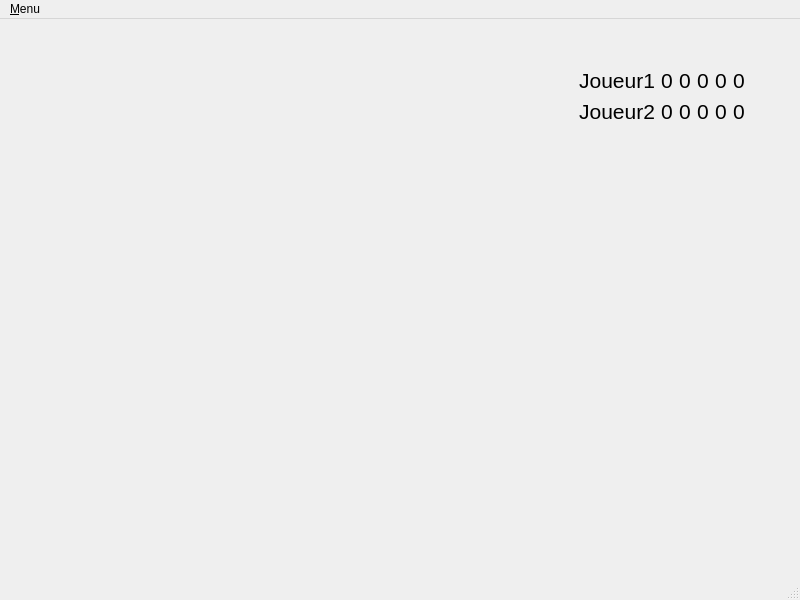
<?xml version="1.0" encoding="UTF-8"?>
<ui version="4.0">
 <class>MainWindow</class>
 <widget class="QMainWindow" name="MainWindow">
  <property name="geometry">
   <rect>
    <x>0</x>
    <y>0</y>
    <width>800</width>
    <height>600</height>
   </rect>
  </property>
  <property name="windowTitle">
   <string>Pong en couleur</string>
  </property>
  <widget class="QWidget" name="centralwidget">
   <layout class="QGridLayout" name="gridLayout_2">
    <item row="0" column="0">
     <layout class="QGridLayout" name="gridLayout">
      <item row="0" column="3">
       <spacer name="verticalSpacer">
        <property name="orientation">
         <enum>Qt::Vertical</enum>
        </property>
        <property name="sizeType">
         <enum>QSizePolicy::Fixed</enum>
        </property>
        <property name="sizeHint" stdset="0">
         <size>
          <width>20</width>
          <height>40</height>
         </size>
        </property>
       </spacer>
      </item>
      <item row="1" column="3">
       <layout class="QGridLayout" name="tableauGridLayout">
        <item row="0" column="0">
         <widget class="QLabel" name="joueur1label">
          <property name="font">
           <font>
            <pointsize>16</pointsize>
           </font>
          </property>
          <property name="text">
           <string>Joueur1</string>
          </property>
          <property name="alignment">
           <set>Qt::AlignCenter</set>
          </property>
         </widget>
        </item>
        <item row="0" column="1">
         <widget class="QLabel" name="joueur1set1label">
          <property name="font">
           <font>
            <pointsize>16</pointsize>
           </font>
          </property>
          <property name="text">
           <string>0</string>
          </property>
          <property name="alignment">
           <set>Qt::AlignCenter</set>
          </property>
         </widget>
        </item>
        <item row="0" column="2">
         <widget class="QLabel" name="joueur1set2label">
          <property name="font">
           <font>
            <pointsize>16</pointsize>
           </font>
          </property>
          <property name="text">
           <string>0</string>
          </property>
          <property name="alignment">
           <set>Qt::AlignCenter</set>
          </property>
         </widget>
        </item>
        <item row="0" column="3">
         <widget class="QLabel" name="joueur1set3label">
          <property name="font">
           <font>
            <pointsize>16</pointsize>
           </font>
          </property>
          <property name="text">
           <string>0</string>
          </property>
          <property name="alignment">
           <set>Qt::AlignCenter</set>
          </property>
         </widget>
        </item>
        <item row="0" column="4">
         <widget class="QLabel" name="joueur1set4label">
          <property name="font">
           <font>
            <pointsize>16</pointsize>
           </font>
          </property>
          <property name="text">
           <string>0</string>
          </property>
          <property name="alignment">
           <set>Qt::AlignCenter</set>
          </property>
         </widget>
        </item>
        <item row="0" column="5">
         <widget class="QLabel" name="joueur1set5label">
          <property name="font">
           <font>
            <pointsize>16</pointsize>
           </font>
          </property>
          <property name="text">
           <string>0</string>
          </property>
          <property name="alignment">
           <set>Qt::AlignCenter</set>
          </property>
         </widget>
        </item>
        <item row="1" column="0">
         <widget class="QLabel" name="joueur2label">
          <property name="font">
           <font>
            <pointsize>16</pointsize>
           </font>
          </property>
          <property name="text">
           <string>Joueur2</string>
          </property>
          <property name="alignment">
           <set>Qt::AlignCenter</set>
          </property>
         </widget>
        </item>
        <item row="1" column="1">
         <widget class="QLabel" name="joueur2set1label">
          <property name="font">
           <font>
            <pointsize>16</pointsize>
           </font>
          </property>
          <property name="text">
           <string>0</string>
          </property>
          <property name="alignment">
           <set>Qt::AlignCenter</set>
          </property>
         </widget>
        </item>
        <item row="1" column="2">
         <widget class="QLabel" name="joueur2set2label">
          <property name="font">
           <font>
            <pointsize>16</pointsize>
           </font>
          </property>
          <property name="text">
           <string>0</string>
          </property>
          <property name="alignment">
           <set>Qt::AlignCenter</set>
          </property>
         </widget>
        </item>
        <item row="1" column="3">
         <widget class="QLabel" name="joueur2set3label">
          <property name="font">
           <font>
            <pointsize>16</pointsize>
           </font>
          </property>
          <property name="text">
           <string>0</string>
          </property>
          <property name="alignment">
           <set>Qt::AlignCenter</set>
          </property>
         </widget>
        </item>
        <item row="1" column="4">
         <widget class="QLabel" name="joueur2set4label">
          <property name="font">
           <font>
            <pointsize>16</pointsize>
           </font>
          </property>
          <property name="text">
           <string>0</string>
          </property>
          <property name="alignment">
           <set>Qt::AlignCenter</set>
          </property>
         </widget>
        </item>
        <item row="1" column="5">
         <widget class="QLabel" name="joueur2set5label">
          <property name="font">
           <font>
            <pointsize>16</pointsize>
           </font>
          </property>
          <property name="text">
           <string>0</string>
          </property>
          <property name="alignment">
           <set>Qt::AlignCenter</set>
          </property>
         </widget>
        </item>
       </layout>
      </item>
      <item row="1" column="4">
       <spacer name="horizontalSpacer_3">
        <property name="orientation">
         <enum>Qt::Horizontal</enum>
        </property>
        <property name="sizeType">
         <enum>QSizePolicy::Fixed</enum>
        </property>
        <property name="sizeHint" stdset="0">
         <size>
          <width>40</width>
          <height>20</height>
         </size>
        </property>
       </spacer>
      </item>
      <item row="2" column="3">
       <spacer name="verticalSpacer_2">
        <property name="orientation">
         <enum>Qt::Vertical</enum>
        </property>
        <property name="sizeHint" stdset="0">
         <size>
          <width>20</width>
          <height>40</height>
         </size>
        </property>
       </spacer>
      </item>
      <item row="3" column="0">
       <spacer name="espaceGaucheLabel">
        <property name="orientation">
         <enum>Qt::Horizontal</enum>
        </property>
        <property name="sizeHint" stdset="0">
         <size>
          <width>40</width>
          <height>20</height>
         </size>
        </property>
       </spacer>
      </item>
      <item row="3" column="1">
       <widget class="QLabel" name="messageCentral">
        <property name="font">
         <font>
          <pointsize>24</pointsize>
         </font>
        </property>
        <property name="text">
         <string/>
        </property>
        <property name="alignment">
         <set>Qt::AlignCenter</set>
        </property>
       </widget>
      </item>
      <item row="4" column="3">
       <spacer name="verticalSpacer_3">
        <property name="orientation">
         <enum>Qt::Vertical</enum>
        </property>
        <property name="sizeHint" stdset="0">
         <size>
          <width>20</width>
          <height>40</height>
         </size>
        </property>
       </spacer>
      </item>
      <item row="3" column="2" colspan="3">
       <spacer name="espaceDroitLabel">
        <property name="orientation">
         <enum>Qt::Horizontal</enum>
        </property>
        <property name="sizeHint" stdset="0">
         <size>
          <width>40</width>
          <height>20</height>
         </size>
        </property>
       </spacer>
      </item>
     </layout>
    </item>
   </layout>
  </widget>
  <widget class="QMenuBar" name="menubar">
   <property name="geometry">
    <rect>
     <x>0</x>
     <y>0</y>
     <width>800</width>
     <height>20</height>
    </rect>
   </property>
   <widget class="QMenu" name="menu_Menu">
    <property name="title">
     <string>&amp;Menu</string>
    </property>
    <addaction name="action_Recommencer_une_partie"/>
    <addaction name="action_Regles_du_jeu"/>
    <addaction name="action_APropos"/>
    <addaction name="action_Quitter"/>
   </widget>
   <addaction name="menu_Menu"/>
  </widget>
  <widget class="QStatusBar" name="statusbar"/>
  <action name="action_Recommencer_une_partie">
   <property name="text">
    <string>&amp;Recommencer une partie</string>
   </property>
  </action>
  <action name="action_Quitter">
   <property name="text">
    <string>&amp;Quitter</string>
   </property>
  </action>
  <action name="action_Regles_du_jeu">
   <property name="text">
    <string>Règles du &amp;jeu</string>
   </property>
  </action>
  <action name="action_APropos">
   <property name="text">
    <string>A &amp;Propos</string>
   </property>
  </action>
 </widget>
 <resources/>
 <connections/>
</ui>
